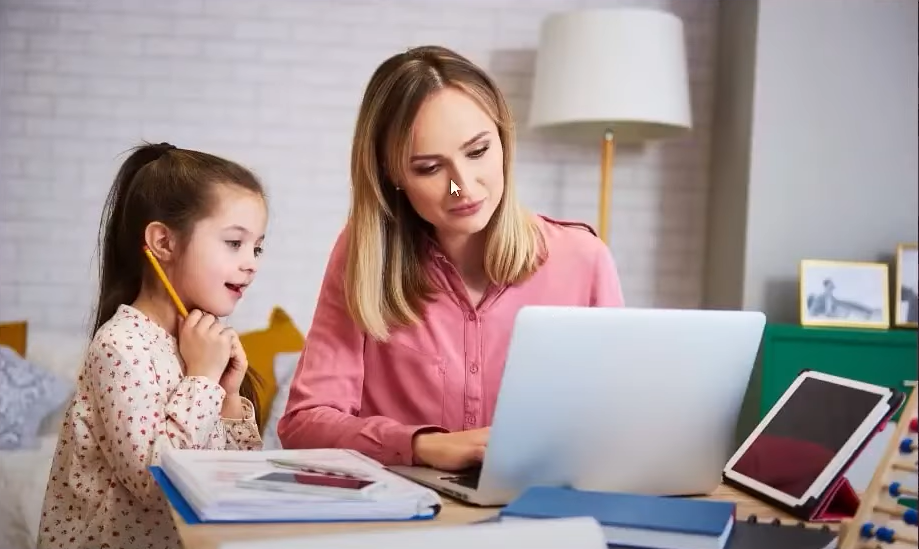
#> input picture image17.png, 919 x 549 px
$ jupyter execute Simple_Thresholding.ipynb
#> lines starting #> are read from the running program, lines starting #| are printed output that depends on the picture; after the words box and inside, x2 and y2 are one past the last pixel; in counts of white or black regions, pixels touching at a corner belong together
[cell 1]
import cv2

# SIMPLE THRESHOLDINg

[cell 2]
img=cv2.imread('image17.png')
#> img is the input picture: shape (549, 919, 3); mean B, G, R 149.8, 149.9, 166.8
img=cv2.resize(img,(600,400))
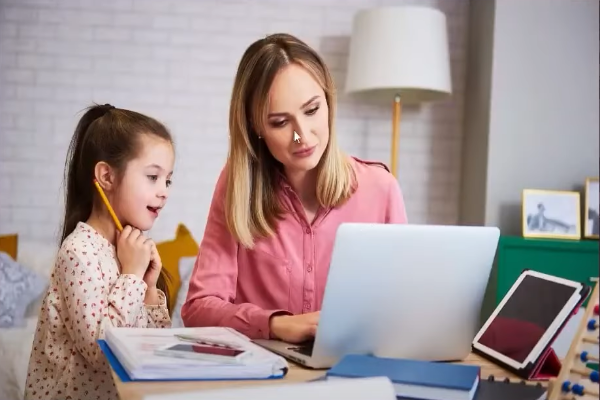
#> img: shape (400, 600, 3); mean B, G, R 149.7, 149.8, 166.7
img=cv2.cvtColor(img,cv2.COLOR_BGR2GRAY)
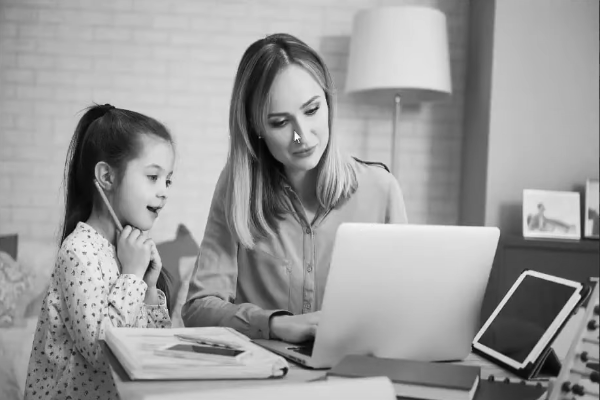
#> img: shape (400, 600); min 4, max 253, mean 154.9

_,th=cv2.threshold(img,118,255,cv2.THRESH_BINARY)
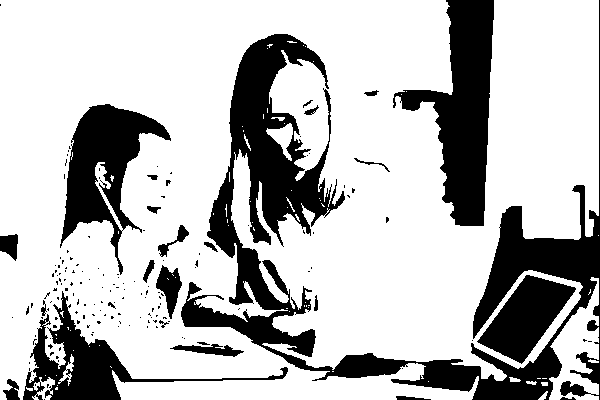
#> th: shape (400, 600); 73.9% white; 163 black regions (137 under 20 px), largest, box (x1, y1, x2, y2) and area: (181, 0, 600, 400) 31837, (393, 0, 494, 226) 10309, (60, 104, 171, 275) 7356

cv2.imshow('threshold',th)
cv2.imshow('myimage',img)
cv2.waitKey(0)
cv2.destroyAllWindows()

# Otsu's Binarization Threshold

[cell 3]
import cv2
import matplotlib.pyplot as plt

[cell 4]
img=cv2.imread('image19.png')
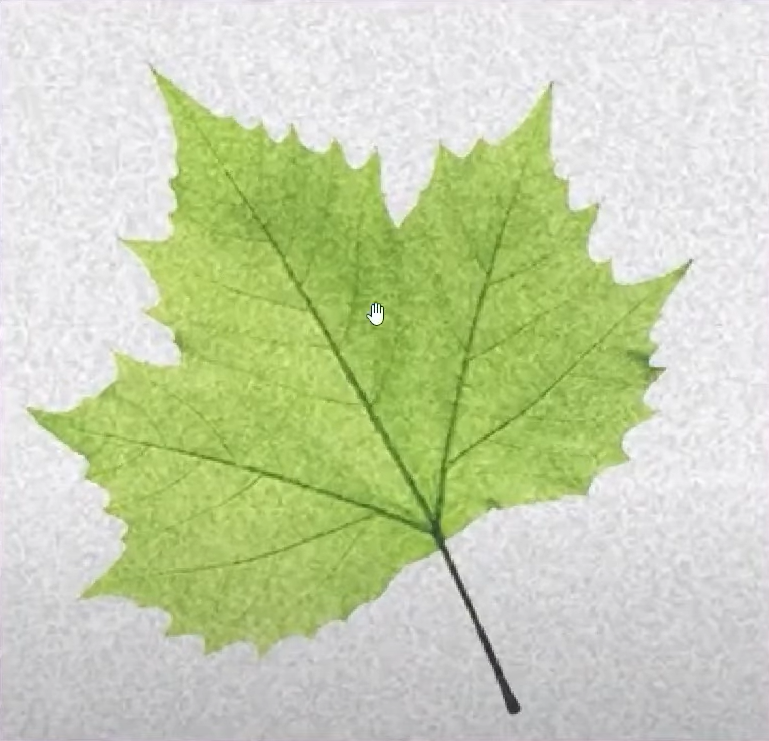
#> input picture image19.png, 769 x 741 px
#> img is the input picture: shape (741, 769, 3); mean B, G, R 174.7, 209.8, 199.2
img=cv2.cvtColor(img,cv2.COLOR_BGR2GRAY)
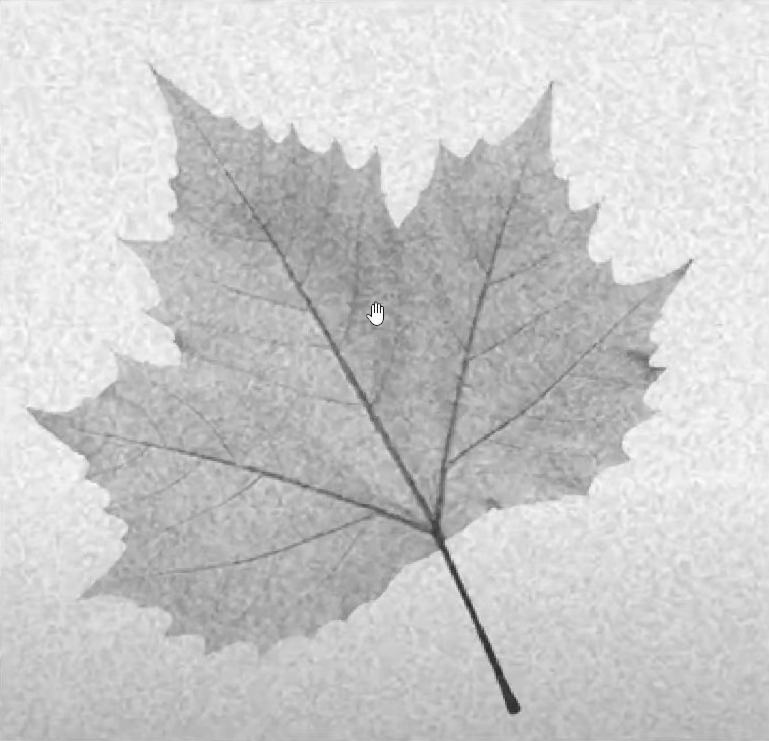
#> img: shape (741, 769); min 11, max 255, mean 202.7

hist=cv2.calcHist([img],[0],None,[255],[0,255])
#> hist = 255 values, max 15233 at index 233, min 0 at index 0, mean 2234.6
plt.plot(hist)
plt.show()
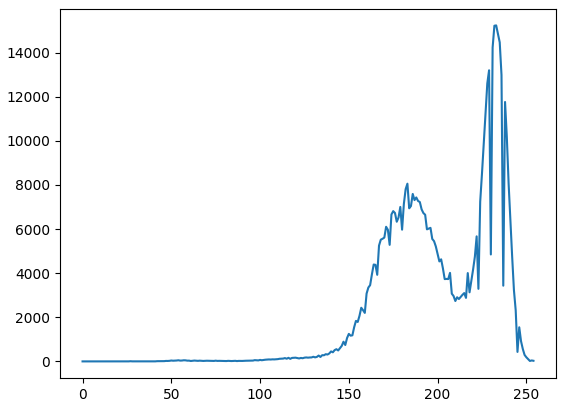
#> figure drawn by matplotlib, 1 panel; curve peaks at x = 233, y = 15233

_,thres=cv2.threshold(img,0,255,cv2.THRESH_BINARY+cv2.THRESH_OTSU)
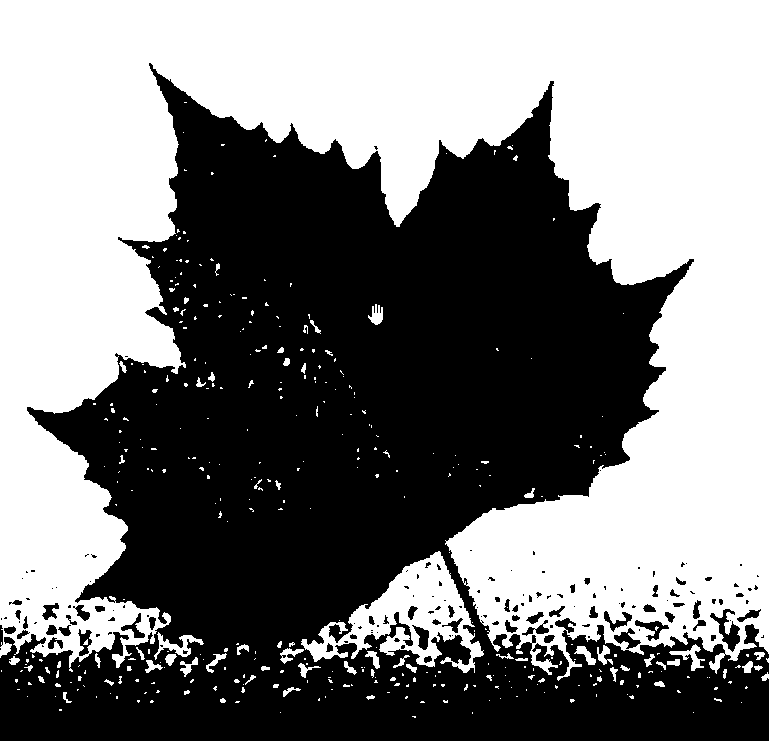
#> thres: shape (741, 769); 49.7% white; 384 white regions (314 under 20 px), largest, box (x1, y1, x2, y2) and area: (0, 0, 769, 681) 269081, (301, 551, 484, 673) 8154, (154, 632, 204, 660) 441

cv2.imshow('myimage',img)
cv2.imshow('newimage',thres)
cv2.waitKey(0)
cv2.destroyAllWindows()
